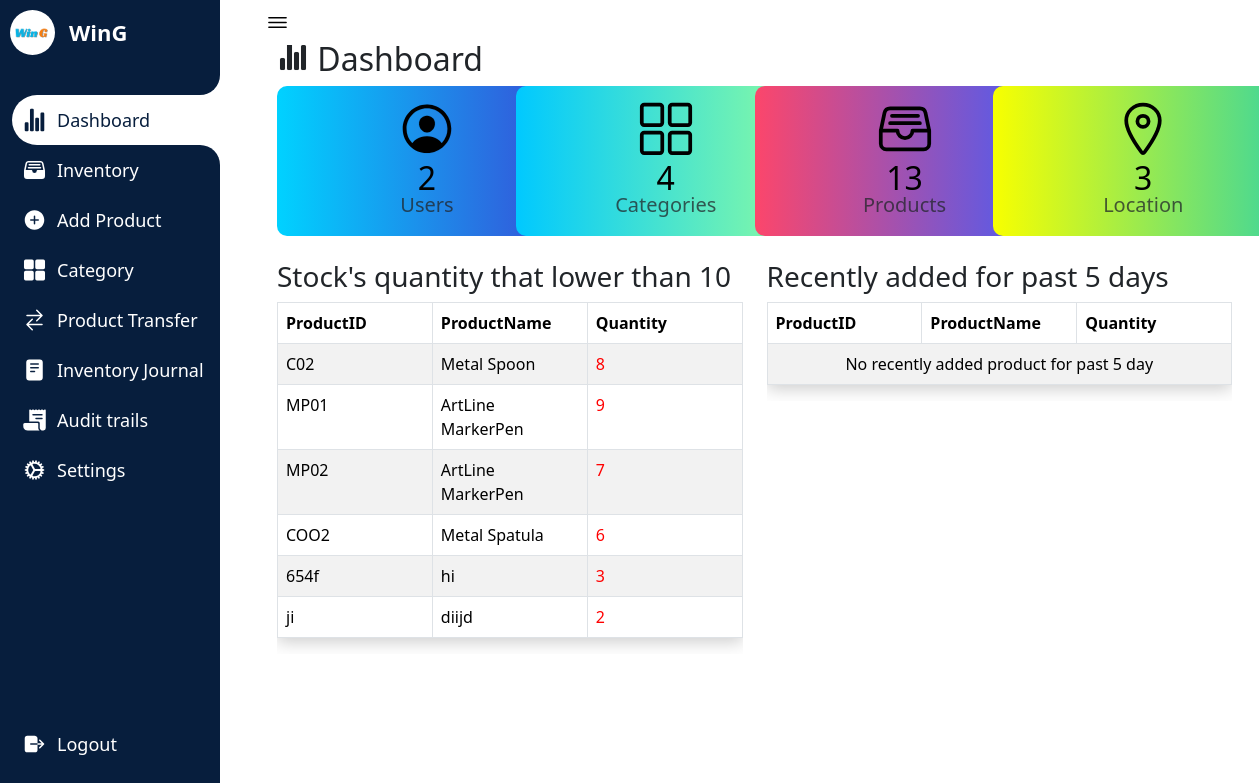
Page /Dashboard.php (signed in) on the earlier database version.
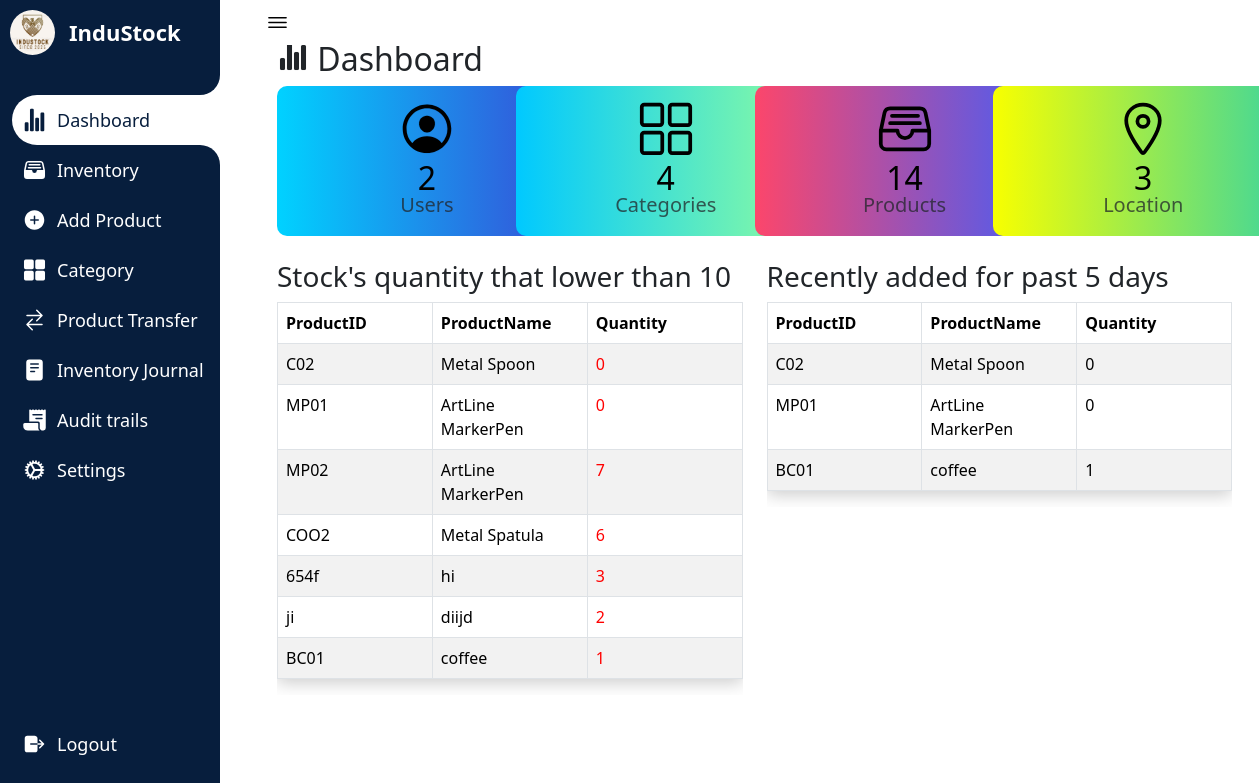
Same page on the later database version.
### tables this page shows
CREATE TABLE `companyprofile` (
  `id` int(11) NOT NULL,
  `name` varchar(250) NOT NULL,
  `profilepicture` varchar(1000) DEFAULT NULL
);

CREATE TABLE `inventory` (
  `id` varchar(200) NOT NULL,
  `name` varchar(200) NOT NULL,
  `quantity` int(20) NOT NULL,
  `unitprice` decimal(20,2) NOT NULL,
  `variant` varchar(200) DEFAULT NULL,
  `description` varchar(300) NOT NULL,
  `category` varchar(200) NOT NULL,
  `status` varchar(200) NOT NULL,
  `image` varchar(200) NOT NULL,
  `addeddate` timestamp NOT NULL DEFAULT current_timestamp() ON UPDATE current_timestamp()
);

### config.php (called while the page is built, shortened)
<?php
$servername = "localhost";
$username = "root";
$password = "";
$dbname = "inventorymanagementsystem";
$conn = mysqli_connect($servername, $username, $password, $dbname);
if (!function_exists('count_by_id')) {
    function count_by_id($table)
    {
        global $conn;
        $query = "SELECT COUNT(*) AS count FROM $table";
        $result = mysqli_query($conn, $query);
        $row = mysqli_fetch_assoc($result);
        return $row['count'];
    }
}
?>

### lowstock.php (the view, shortened to what the changed rows need)
<?php
require 'config.php';
$sql = "SELECT id, name, quantity FROM inventory WHERE quantity < 10";
$result = mysqli_query($conn, $sql);
if ($result) {
    while ($row = mysqli_fetch_assoc($result)) {
        echo "<tr>";
        echo "<td>" . $row['id'] . "</td>";
        echo "<td>" . $row['name'] . "</td>";
        $quantityColor = ($row['quantity'] < 10) ? 'color: red;' : '';
        echo "<td style='$quantityColor'>" . $row['quantity'] . "</td>";
        echo "</tr>";
    }
} else {
    echo '
    <tr>
        <td colspan="5"><center>Record Not Found</center></td>
    </tr>';
}
?>

### Dashboard.php (shortened to what the changed rows need)
<?php
require_once "config.php";
$c_category = count_by_id('category');
$c_inventory = count_by_id('inventory');
$c_users = count_by_id('users');
$c_location= count_by_id('location');
$companyId = 1;
$query = "SELECT * FROM companyprofile WHERE id = ?";
$stmt = mysqli_prepare($conn, $query);
mysqli_stmt_bind_param($stmt, "i", $companyId);
mysqli_stmt_execute($stmt);
$result = mysqli_stmt_get_result($stmt);
$companyProfile = mysqli_fetch_assoc($result);
$companyProfileImagePath = $companyProfile['profilepicture'];
$companyName = $companyProfile['name'];
?>
<!DOCTYPE html>
<html lang="en">
<head>
    <link rel="stylesheet" href="testin3.css">
    <link href="https://cdn.jsdelivr.net/npm/bootstrap@5.3.1/dist/css/bootstrap.min.css" rel="stylesheet">
</head>
<body>
<nav>
<div class="logo">
<div class="logo-image">
    <?php
    if (!empty($companyProfileImagePath)) {
        echo '<img src="' . $companyProfileImagePath . '" alt="Company Logo" class="logoimage">';
    } else {
        echo '<img src="path/to/placeholder/image.jpg" alt="No Image" style="">';
    }
    ?>
</div>
    <div class="logo-name">
    <?php echo $companyName; ?>
    </div>
</div>
    </nav>
    <section class="dashboard">
        <div class="content-wrapper">
        <div class="container">
        <div class="row">
                <div class="col-lg-12 col-offset-2">
            <h2><ion-icon name="stats-chart"></ion-icon>   Dashboard</h2>
     <div style="display:flex;">
     <div class="col-md-3">
     <a href="viewaccount.php" class="boxdash" style="background: linear-gradient(90deg, #00d2ff 0%, #3a47d5 100%);">
    <div>
        <h2 class="margin-top"><?php echo $c_users; ?></h2>
    </div>
</a>
</div>
<div class="col-md-3">
	<a href="Category.php" class="boxdash" style="background: linear-gradient(90deg, #00C9FF 0%, #92FE9D 100%);">
    <div>
          <h2 class="margin-top"> <?php  echo $c_category; ?> </h2>
</div>
	</a>
</div>
<div class="col-md-3">
	<a href="Inventory.php" class="boxdash" style="background: linear-gradient(90deg, #FC466B 0%, #3F5EFB 100%);">
    <div>
          <h2 class="margin-top"> <?php  echo $c_inventory; ?> </h2>
          <p class="text-muted">Products</p>
</div>
	</a>
</div>
<div class="col-md-3">
    <a href="viewlocation.php" class="boxdash" style="background: linear-gradient(90deg, #f8ff00 0%, #3ad59f 100%); margin-left:auto;">
    <div>
          <h2 class="margin-top"> <?php  echo $c_location; ?> </h2>
</div>
	</a>
</div>
</div>
<br>
<div class="row" id="lightgallery">
    <div class="col-md-6">
                    <div class="table-responsive">
                        <table class="table table-bordered table-striped">
                            <thead class="alert-info">
                                <tr>
                                <th class="fixed-column">ProductID</th>
                                    <th class="fixed-column">ProductName</th>
                                    <th class="fixed-column">Quantity</th>
                                </tr>
                            </thead>
                            <tbody>
                              <?php include 'lowstock.php' ?>
                            </tbody>
                        </table>
                    </div>
                </div>
                <div class="col-md-6">
                    <div class="table-responsive">
                        <table class="table table-bordered table-striped">
                            <thead class="alert-info">
                                <tr>
                                <th class="fixed-column">ProductID</th>
                                    <th class="fixed-column">ProductName</th>
                                    <th class="fixed-column">Quantity</th>
                                </tr>
                            </thead>
                            <tbody>
                            <?php include 'recentlyadded.php' ?>
                            </tbody>
                        </table>
                    </div>
                </div>
</div>
</div>
                </div>
</div>
</div>
    </section>
</body>
</html>

### recentlyadded.php (shortened to what the changed rows need)
<?php
require 'config.php';
$sql = "SELECT id, name, quantity FROM inventory WHERE DATE(addeddate) >= CURDATE() - INTERVAL 5 DAY";
$result = mysqli_query($conn, $sql);
if ($result && mysqli_num_rows($result) > 0) {
    while ($row = mysqli_fetch_assoc($result)) {
        echo "<tr>";
        echo "<td>" . $row['id'] . "</td>";
        echo "<td>" . $row['name'] . "</td>";
        echo "<td>" . $row['quantity'] . "</td>";
        echo "</tr>";
    }
} else {
    echo '
    <tr>
        <td colspan="5"><center>No recently added product for past 5 day</center></td>
    </tr>';
}
?>

Differences in the rows shown:
changed companyprofile: profilepicture: a different picture; name "WinG" → "InduStock"
now on one of the page's lists (row edited): inventory: id "C02", name "Metal Spoon", quantity "0"
changed inventory "Metal Spoon": quantity "8" → "0"
now on one of the page's lists (row edited): inventory: id "MP01", name "ArtLine MarkerPen", quantity "0"
changed inventory "MP01": quantity "9" → "0"
added inventory: id "BC01", name "coffee", quantity "1"
Other differences:
$c_inventory: "13" → "14"
text no longer shown: "No recently added product for past 5 day"
